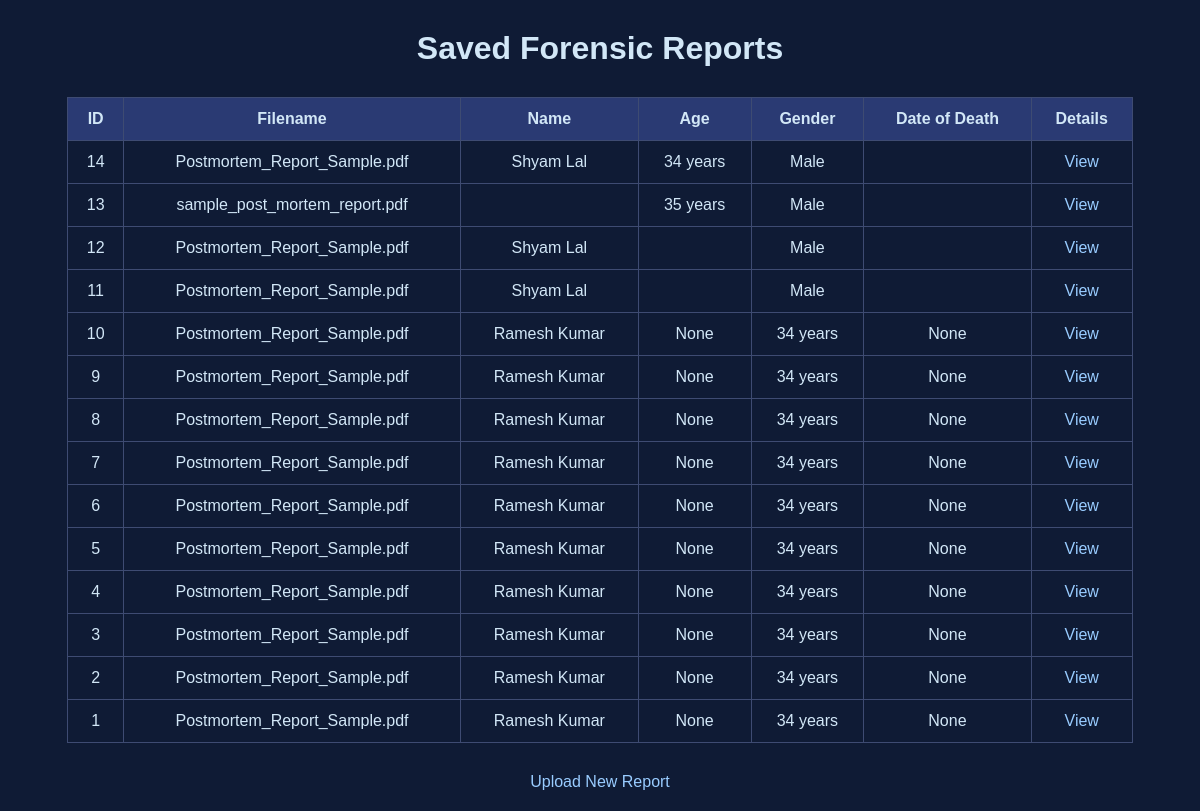
Page /reports on the committed database.
### tables this page shows
CREATE TABLE reports (
            id INTEGER PRIMARY KEY AUTOINCREMENT,
            filename TEXT NOT NULL,
            extracted_text TEXT,
            name TEXT,
            age TEXT,
            gender TEXT,
            address TEXT,
            date_of_death TEXT,
            cause_of_death TEXT,
            examiner TEXT
        );

### app/main.py (the view)
@app.route('/reports')
def list_reports():
    reports = models.get_all_reports()
    return render_template('reports_list.html', reports=reports)

### app/models.py (called while the page is built)
def get_all_reports():
    conn = sqlite3.connect(DB_PATH)
    cursor = conn.cursor()
    cursor.execute('SELECT id, filename, name, age, gender, date_of_death FROM reports ORDER BY id DESC')
    rows = cursor.fetchall()
    conn.close()
    return rows

### app/templates/reports_list.html (shortened to what this page needs)
<!doctype html>
<html lang="en">
<head>
</head>
<body>
  <div class="container">
    <h1>Saved Forensic Reports</h1>
    <table>
      <thead>
        <tr>
          <th>ID</th>
          <th>Filename</th>
          <th>Name</th>
          <th>Age</th>
          <th>Gender</th>
          <th>Date of Death</th>
          <th>Details</th>
        </tr>
      </thead>
      <tbody>
        {% for r in reports %}
        <tr>
          <td>{{ r[0] }}</td>
          <td>{{ r[1] }}</td>
          <td>{{ r[2] }}</td>
          <td>{{ r[3] }}</td>
          <td>{{ r[4] }}</td>
          <td>{{ r[5] }}</td>
          <td><a href="{{ url_for('report_detail', report_id=r[0]) }}">View</a></td>
        </tr>
        {% endfor %}
      </tbody>
    </table>
    <a href="{{ url_for('upload_file') }}" class="upload-link">Upload New Report</a>
  </div>
</body>
</html>

### app/templates/reports_list.html (style rules this page uses)
body { font-family: Arial, sans-serif; background: #0f1b35; color:#d2e7f7; }
table { width: 90%; margin: 30px auto; border-collapse: collapse; }
th, td { padding: 12px; border: 1px solid #3e4b72; text-align: center; }
th { background-color: #2a3a73; }
a { color: #99ccff; text-decoration: none; }
h1 { text-align: center; margin-top: 30px; }
.container { max-width: 1200px; margin: auto; }
.upload-link { display: block; width: 90%; margin: 20px auto; text-align: center; }

### rows in the picture
reports: id "14", filename "Postmortem_Report_Sample.pdf", name "Shyam Lal", age "34 years", gender "Male"
reports: id "13", filename "sample_post_mortem_report.pdf", age "35 years", gender "Male"
reports: id "12", filename "Postmortem_Report_Sample.pdf", name "Shyam Lal", gender "Male"
reports: id "11", filename "Postmortem_Report_Sample.pdf", name "Shyam Lal", gender "Male"
reports: id "10", filename "Postmortem_Report_Sample.pdf", name "Ramesh Kumar", r "None", gender "34 years"
reports: id "9", filename "Postmortem_Report_Sample.pdf", name "Ramesh Kumar", r "None", gender "34 years"
reports: id "8", filename "Postmortem_Report_Sample.pdf", name "Ramesh Kumar", r "None", gender "34 years"
reports: id "7", filename "Postmortem_Report_Sample.pdf", name "Ramesh Kumar", r "None", gender "34 years"
reports: id "6", filename "Postmortem_Report_Sample.pdf", name "Ramesh Kumar", r "None", gender "34 years"
reports: id "5", filename "Postmortem_Report_Sample.pdf", name "Ramesh Kumar", r "None", gender "34 years"
reports: id "4", filename "Postmortem_Report_Sample.pdf", name "Ramesh Kumar", r "None", gender "34 years"
reports: id "3", filename "Postmortem_Report_Sample.pdf", name "Ramesh Kumar", r "None", gender "34 years"
reports: id "2", filename "Postmortem_Report_Sample.pdf", name "Ramesh Kumar", r "None", gender "34 years"
reports: id "1", filename "Postmortem_Report_Sample.pdf", name "Ramesh Kumar", r "None", gender "34 years"
